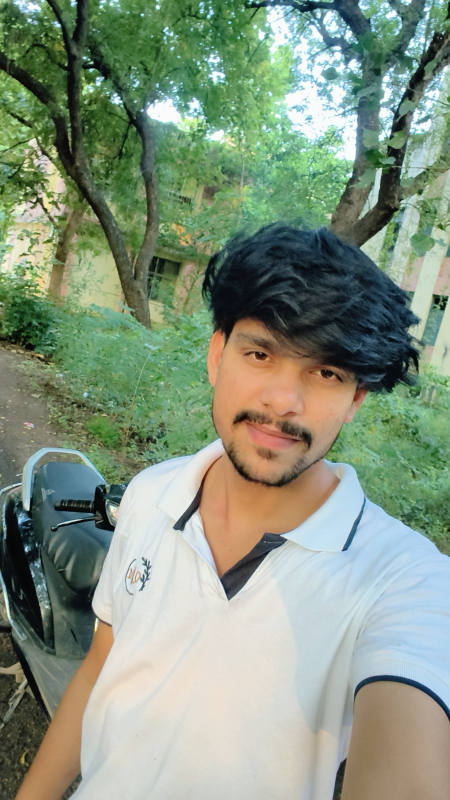
#> input picture sourcediff/library/trusted/image/ayush-ai/original.jpeg, 900 x 1600 px (shown at 1/2 size); its folder holds only this picture in this run
$ python -i ingest.py   (imports and definitions only)
#> lines starting #> are read from the running program, lines starting #| are printed output that depends on the picture
#> further down, picture is the input picture: shape (1600, 900, 3); mean B, G, R 127.7, 148.6, 132.9
"""Ingest: the first thing that touches an upload.

Creates the case folder, hashes the file (SHA-256), decides the door (image / video),
probes duration and streams with ffprobe, and sets the flags that decide which diff channels apply.

Flags and how honest they are today:
  has_face    real but crude: OpenCV Haar frontal-face detector on one frame. Replace with MediaPipe.

If the file cannot be probed at all (probe_ok = false) the flags are meaningless, so the verdict engine
refuses to go further: "Can't Verify". A broken probe must never switch channels off.

Tests and demos may drop <case>/scenario/ingest.json to override door / duration_s / flags,
so the verdict logic can be rehearsed on hand-written evidence with a dummy input file.
"""
from __future__ import annotations

import hashlib
import json
import re
import shutil
import subprocess
from datetime import datetime, timezone
from pathlib import Path

from sourcediff import paths

IMAGE_EXT = {".jpg", ".jpeg", ".png", ".webp", ".bmp"}
VIDEO_EXT = {".mp4", ".mov", ".mkv", ".webm", ".avi"}
MAX_UPLOAD_BYTES = 500 * 1024 * 1024


class UnsupportedFile(ValueError):
    pass


# [74 lines left out: functions door_for, safe_name, sha256_file, create_case, _probe, not called in this run]


def _has_face(frame_bgr) -> bool:
    try:
        import cv2
        if hasattr(cv2, "CascadeClassifier") and hasattr(cv2, "data") and hasattr(cv2.data, "haarcascades"):
            cas = cv2.CascadeClassifier(cv2.data.haarcascades + "haarcascade_frontalface_default.xml")
            if not cas.empty():
                g = cv2.cvtColor(frame_bgr, cv2.COLOR_BGR2GRAY)
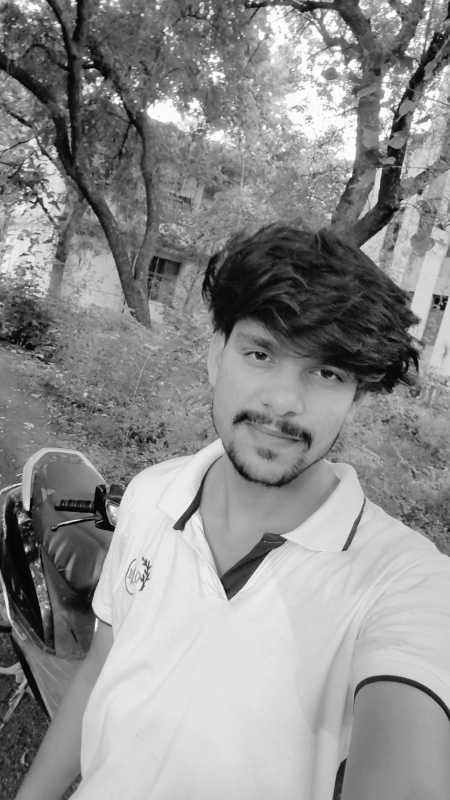
#> g: shape (1600, 900) (shown at 1/2 size); min 0, max 255, mean 141.5
                h, w = g.shape
#> h = 1600; w = 900
                s = 640.0 / max(h, w)
#> s = 0.4
                if s < 1:
                    g = cv2.resize(g, (int(w * s), int(h * s)), interpolation=cv2.INTER_AREA)
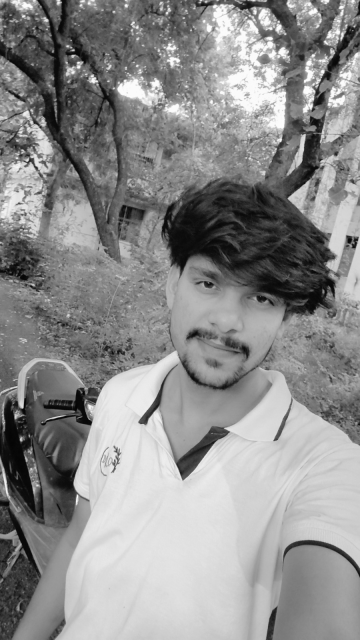
#> g: shape (640, 360); min 3, max 253, mean 141.5
                if len(cas.detectMultiScale(g, 1.1, 5, minSize=(40, 40))) > 0:
                    return True
        import numpy as np
        ycrcb = cv2.cvtColor(frame_bgr, cv2.COLOR_BGR2YCrCb)
        mask = cv2.inRange(ycrcb, np.array([0, 133, 77]), np.array([255, 173, 127]))
        kernel = cv2.getStructuringElement(cv2.MORPH_ELLIPSE, (11, 11))
        mask = cv2.morphologyEx(mask, cv2.MORPH_CLOSE, kernel)
        contours, _ = cv2.findContours(mask, cv2.RETR_EXTERNAL, cv2.CHAIN_APPROX_SIMPLE)
        h, w = frame_bgr.shape[:2]
        return any(cv2.contourArea(c) > 0.015 * h * w for c in contours)
    except Exception:
        return False


# [65 lines left out: functions _video_frame, ingest, not called in this run]

>>> import cv2
>>> picture = cv2.imread('../library/trusted/image/ayush-ai/original.jpeg')
>>> result = _has_face(picture)
#> result = True
